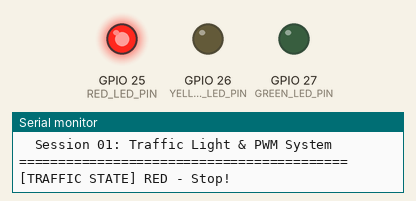
Bench run of a sketch on a simulated ESP32. Shown: output pins drawn as LEDs (lit = HIGH), the last lines printed to the serial monitor.

Above: at 1.05 s.
At 5.55 s:
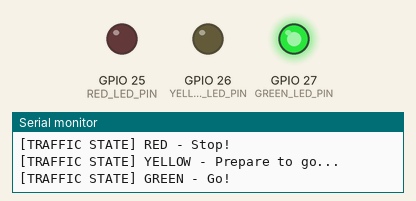
At 8.7 s:
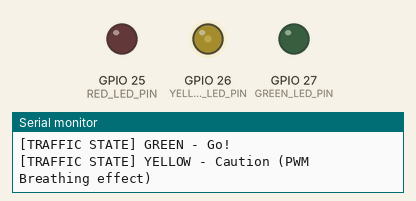
At 9.0 s:
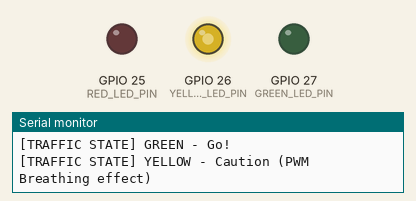
At 9.35 s:
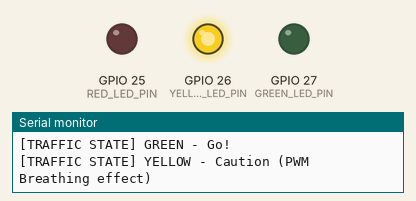
At 10.05 s:
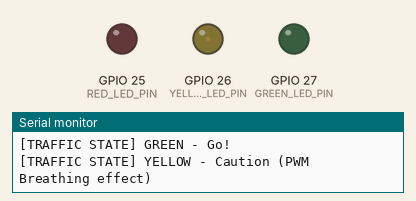
Timing chart, 0 to 12.8 s (numbered marks = the images above):
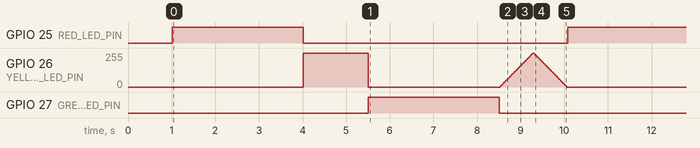

The sketch:

code.ino
```cpp
/*
 * Project: Traffic Light Controller & PWM Fading (Session 01)
 * Target: CSE 19th Batch, BAIUST
 * Description: Simulates a real-world 3-way traffic light intersection (Red, Yellow, Green),
 *              and demonstrates analog-like brightness fading via PWM (Pulse Width Modulation).
 */

// Pin definitions
const int RED_LED_PIN    = 25;
const int YELLOW_LED_PIN = 26;
const int GREEN_LED_PIN  = 27;

void setup() {
  Serial.begin(115200);
  delay(1000);

  Serial.println("==========================================");
  Serial.println("  BAIUST CSE 19th - ESP32 Workshop Fall-26");
  Serial.println("  Session 01: Traffic Light & PWM System");
  Serial.println("==========================================");

  pinMode(RED_LED_PIN, OUTPUT);
  pinMode(YELLOW_LED_PIN, OUTPUT);
  pinMode(GREEN_LED_PIN, OUTPUT);

  // Turn all off initially
  digitalWrite(RED_LED_PIN, LOW);
  digitalWrite(YELLOW_LED_PIN, LOW);
  digitalWrite(GREEN_LED_PIN, LOW);
}

void loop() {
  // Phase 1: STOP (Red LED ON)
  Serial.println("[TRAFFIC STATE] RED - Stop!");
  digitalWrite(RED_LED_PIN, HIGH);
  digitalWrite(YELLOW_LED_PIN, LOW);
  digitalWrite(GREEN_LED_PIN, LOW);
  delay(3000); // 3 seconds red

  // Phase 2: GET READY (Yellow LED ON)
  Serial.println("[TRAFFIC STATE] YELLOW - Prepare to go...");
  digitalWrite(RED_LED_PIN, LOW);
  digitalWrite(YELLOW_LED_PIN, HIGH);
  digitalWrite(GREEN_LED_PIN, LOW);
  delay(1500); // 1.5 seconds yellow

  // Phase 3: GO (Green LED ON)
  Serial.println("[TRAFFIC STATE] GREEN - Go!");
  digitalWrite(RED_LED_PIN, LOW);
  digitalWrite(YELLOW_LED_PIN, LOW);
  digitalWrite(GREEN_LED_PIN, HIGH);
  delay(3000); // 3 seconds green

  // Phase 4: CAUTION / SLOW DOWN (Yellow LED Breathing Fade Effect)
  Serial.println("[TRAFFIC STATE] YELLOW - Caution (PWM Breathing effect)");
  digitalWrite(GREEN_LED_PIN, LOW);

  // Demonstrating PWM Fading (analogWrite supports ESP32 0-255 duty cycle)
  for (int brightness = 0; brightness <= 255; brightness += 5) {
    analogWrite(YELLOW_LED_PIN, brightness);
    delay(15);
  }
  for (int brightness = 255; brightness >= 0; brightness -= 5) {
    analogWrite(YELLOW_LED_PIN, brightness);
    delay(15);
  }
}
```

Measured:
- by itself, GPIO 25 (RED_LED_PIN), GPIO 27 (GREEN_LED_PIN): alternates HIGH for 3.0 s and LOW for 6.1 s
- by itself, GPIO 26 (YELLOW_LED_PIN): moves between 0/255 and 255/255, repeating every 9.1 s
